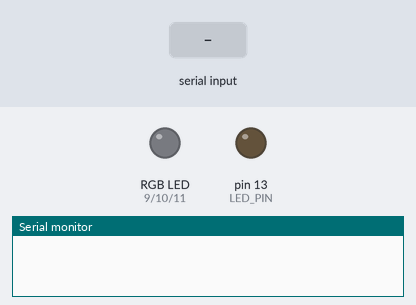
Simulated run of this sketch. Board: Arduino Uno, built with avr-gcc and run on an emulated ATmega328P. Parts: an RGB LED mixed from three pins (HIGH = lit), output pins drawn as LEDs (lit = HIGH), the last lines printed to the serial monitor. The inputs (shaded band) are chosen by the test bench.

Above: at 1.2 s.
1.3 s: byte 30 received over Serial
At 1.6 s:
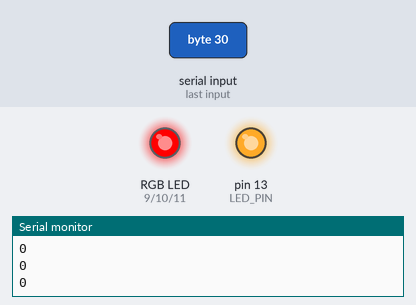
2.8 s: byte 90 received over Serial
At 4.2 s:
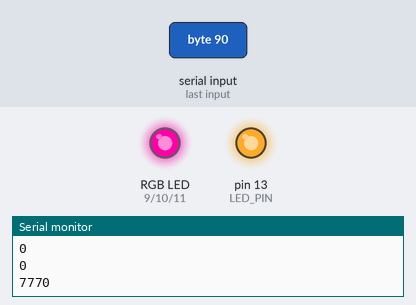
Timing chart, 0 to 5.8 s (numbered marks = the images above; inputs shaded):
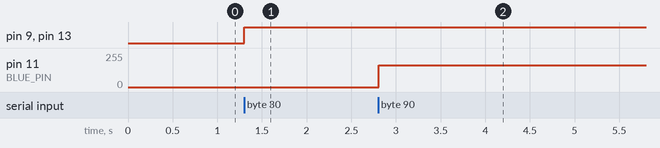

The sketch:

rgb.ino
```cpp
const int RED_PIN = 9;
const int GREEN_PIN = 10;
const int BLUE_PIN=  11;
const int LED_PIN = 13;

int DISPLAY_TIME = 100;

void setup() {
	Serial.begin(9600);
	pinMode(RED_PIN, OUTPUT);
	pinMode(GREEN_PIN, OUTPUT);
	pinMode(BLUE_PIN, OUTPUT);
	pinMode(LED_PIN, OUTPUT);
}

void loop() {
	if (Serial.available() > 0) {
		int value = serialReadInt();
		if (value == -1) {
			digitalWrite(LED_PIN, LOW);
		} else {
			digitalWrite(LED_PIN, HIGH);
		}
		Serial.println(value);
		showRGB(value);
	}
	/* delay(1000); */
}

int serialReadInt() {
	unsigned char MSB = 0; // 1 byte in arduino
	unsigned char LSB = 0; // 1 byte in arduino
	unsigned int MSBLSB = 0; // 2 bytes in arduino

	if (Serial.available() >= 2) {
		MSB = Serial.read();
		LSB = Serial.read();
		MSBLSB = word(MSB, LSB);
	}

	return MSBLSB;
}

void showRGB(int color) {
	int redIntensity;
	int greenIntensity;
	int blueIntensity;

	if (color <= 255) {
		redIntensity = 255 - color;
		greenIntensity = color;
		blueIntensity = 0;
	} else if (color <= 511) {
		redIntensity = 0;
		greenIntensity = 255 - (color - 256);
		blueIntensity = (color - 256);
	} else {
		redIntensity = (color - 512);
		greenIntensity = 0;
		blueIntensity = 255 - (color - 512);
	}

	analogWrite(RED_PIN, redIntensity);
	analogWrite(BLUE_PIN, blueIntensity);
	analogWrite(GREEN_PIN, greenIntensity);
}
```

Measured:
- after the input at 1.3 s, pin 9 (RED_PIN), pin 13 (LED_PIN): LOW → HIGH at once
- after the input at 2.8 s, pin 11 (BLUE_PIN): 0/255 → 165/255 at once
